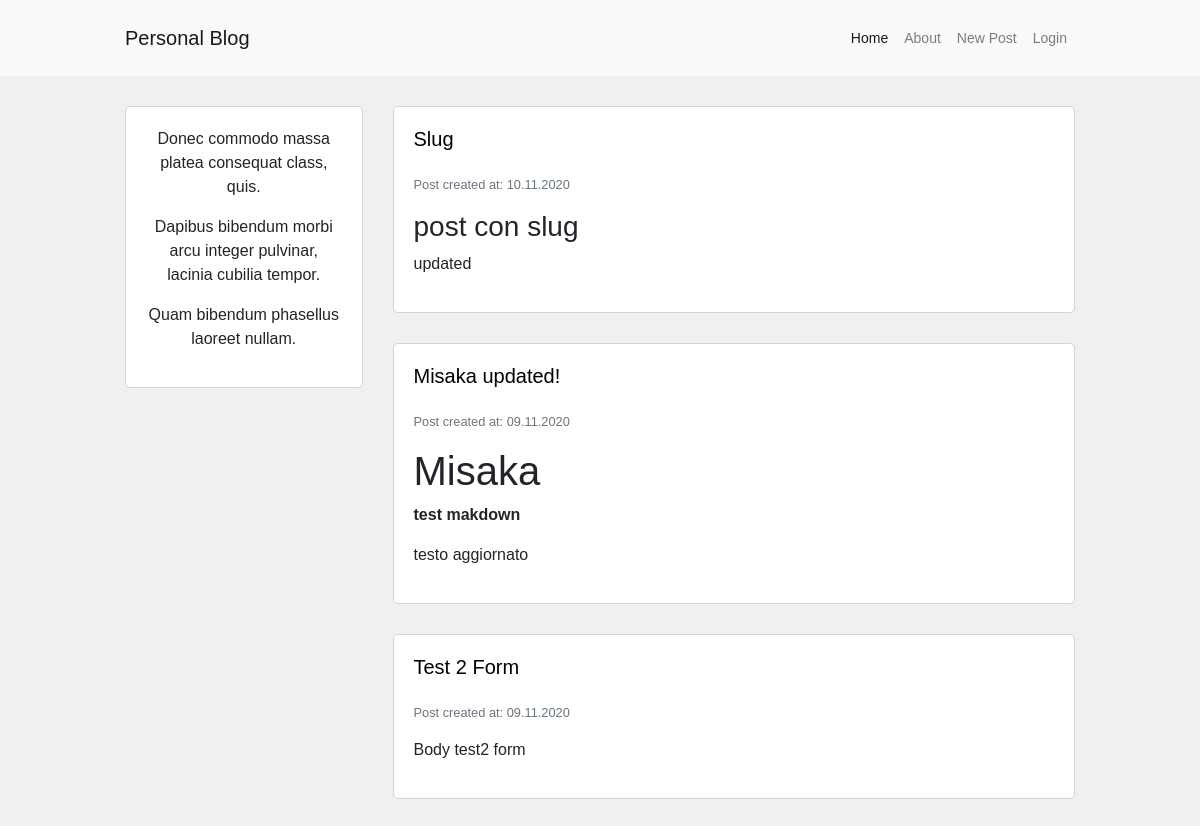
Before: / (upper part) with the older database file.
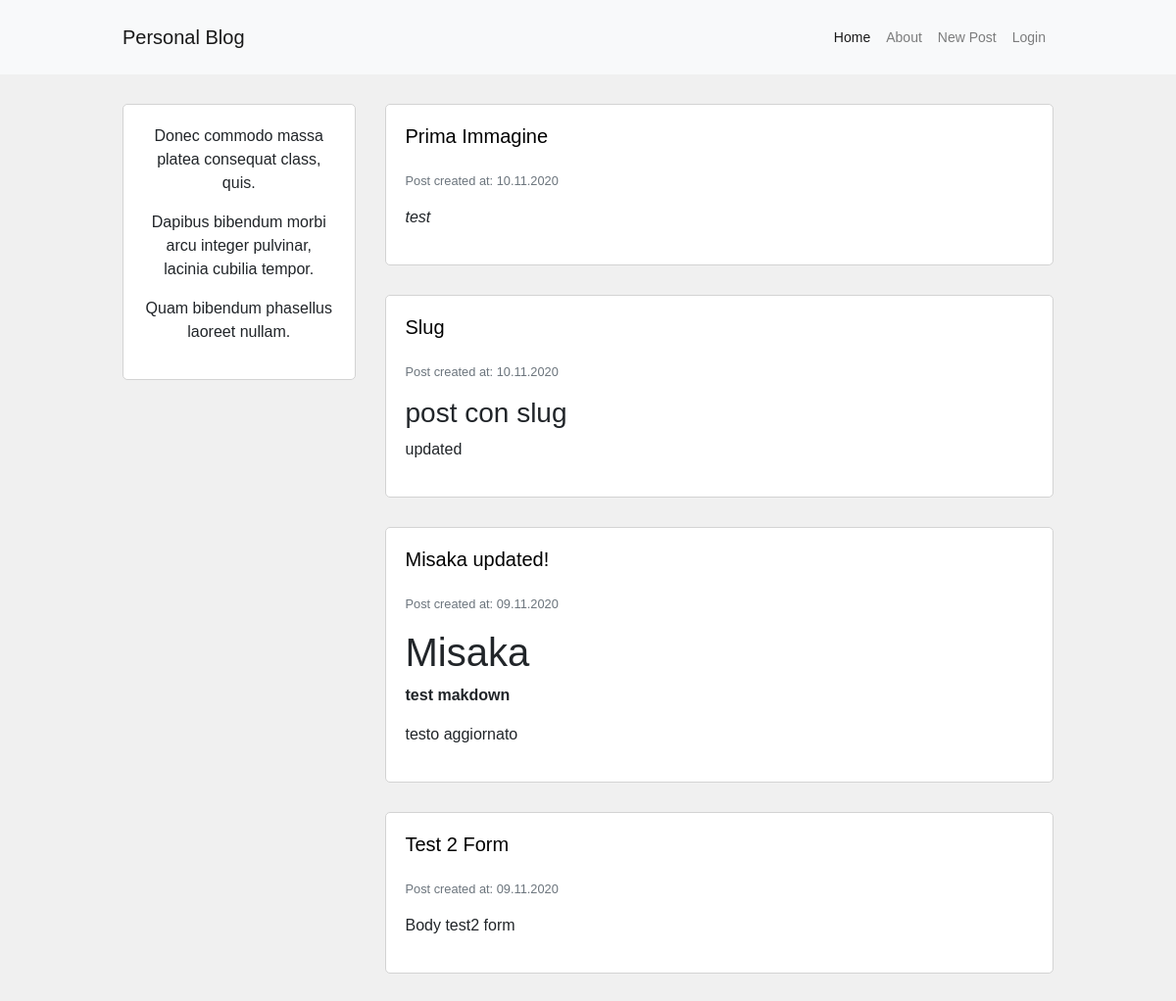
After: the same page with the newer database file.
### blog/models.py (models this page shows, shortened)
class Post(db.Model):
    id = db.Column(db.Integer, primary_key=True)
    user_id = db.Column(db.Integer, db.ForeignKey('user.id'), nullable=False)
    insert_time = db.Column(db.DateTime, default=datetime.now)
    title = db.Column(db.String(120), nullable=False)
    description = db.Column(db.String(240))
    body = db.Column(db.Text(), nullable=False)
    slug = db.Column(db.String(250))
    image = db.Column(db.String(120))

### blog/routes.py (the view)
@app.route("/")
def homepage():
    posts = Post.query.order_by(Post.insert_time.desc()).all()
    return render_template("homepage.html", posts=posts)

### blog/templates/homepage.html (shortened to what this page needs)
{% extends 'base.html' %}
{% block content %}
<div class="container content-container">
    <div class="row no-gutters">
        <div class="col-md-9 order-md-2">
            {% for post in posts %}
            <div class="single-post-home">
                <h5>
                    <a href="{{ url_for('post_detail', post_slug=post.slug) }}">
                        <p class="hover-underline-animation">{{ post.title }}</p>
                    </a>
                </h5>
                <p class="p-small-two text-muted">
                    Post created at: {{ post.insert_time.strftime('%d.%m.%Y') }}
                </p>
                <p class="p-small-one text-muted mb-0">{{ post.body|markdown }}</p>
            </div>
            {% endfor %}
        </div>
        <div class="col-md-3 order-md-1">
            {% include 'about_me_snippet.html' %}
        </div>
    </div>
</div>
{% endblock %}

### blog/templates/base.html (shortened to what this page needs)
<!DOCTYPE html>
<html lang="en">
<head>
    <link rel="stylesheet" href="https://cdn.jsdelivr.net/npm/bootstrap@4.5.3/dist/css/bootstrap.min.css">
    <link rel="stylesheet" href="{{ url_for('static', filename='blog.css') }}">
</head>
<body>
    <nav class="navbar navbar-expand-lg navbar-light bg-light">
        <div class="container navbar-container">
            <a class="navbar-brand" href="#">Personal Blog</a>
            <div class="collapse navbar-collapse" id="navbarSupportedContent">
                <ul class="navbar-nav ml-auto">
                <li class="nav-item active">
                    <a class="nav-link" href="{{ url_for('homepage') }}">Home <span class="sr-only">(current)</span></a>
                </li>
                <li class="nav-item">
                    <a class="nav-link" href="{{ url_for('about') }}">About</a>
                </li>
                <li class="nav-item">
                    <a class="nav-link" href="{{ url_for('post_create') }}">New Post</a>
                </li>
                {% if current_user.is_authenticated %}
                <li class="nav-item">
                    <a class="nav-link" href="{{ url_for('logout') }}">Logout</a>
                </li>
                {% else %}
                <li class="nav-item">
                    <a class="nav-link" href="{{ url_for('login') }}">Login</a>
                </li>
                {% endif %}
                </ul>
            </div>
        </div>
    </nav>
    {% block content %}
    {% endblock %}
</body>
</html>

### blog/templates/about_me_snippet.html
<div class="about-snippet-block text-center">
    {{ lipsum(n=3, min=5, max=10) }}
</div>

### blog/static/blog.css (style rules this page uses)
html, body { font-family: 'Montserrat', sans-serif; background-color: #f0f0f0; }
.navbar-container { max-width: 950px; font-size: 0.875rem; padding: 10px 0px 10px 0px; }
.content-container { max-width: 950px; margin-top: 30px; margin-bottom: 30px; padding: 0px; }
.about-snippet-block { background-color: #fff; border: 1px solid #d3d3d3; border-radius: 5px; padding: 20px; }
.single-post-home { background-color: #fff; border: 1px solid #d3d3d3; border-radius: 5px; padding: 20px; margin-bottom: 30px; }
.p-small-one { font-size: 0.875rem; }
.p-small-two { font-size: 0.800rem; }
.hover-underline-animation { display: inline-block; position: relative; color: #000; }
.hover-underline-animation:after { content: ''; position: absolute; width: 100%; transform: scaleX(0); height: 2px; bottom: 0; left: 0; background-color: #000; transform-origin: bottom right; transition: transform 0.25s ease-out; }
@media (min-width: 768px) { .single-post-home { margin-left: 30px; } }

Changed rows visible on the page:
added Post: title "Prima Immagine", insert_time "10.11.2020", body "test"
